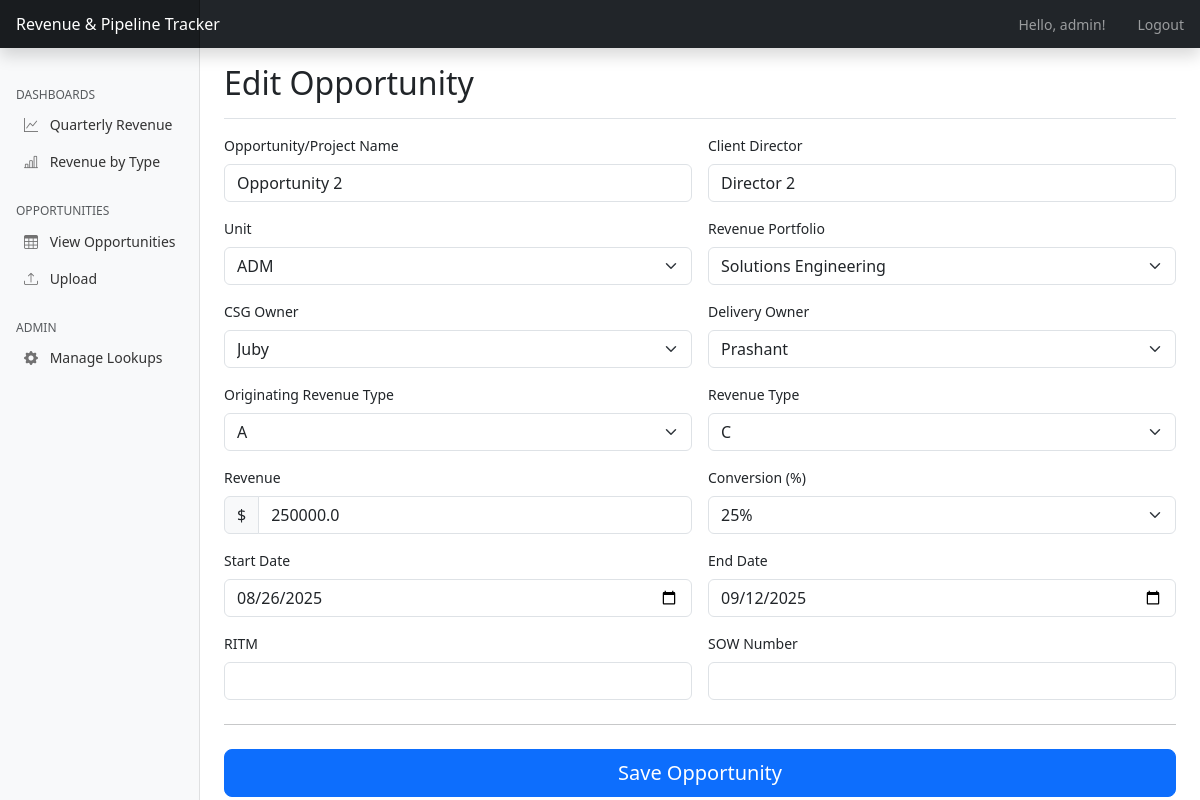
/edit/2 (signed in), run on the app's committed database.
### app.py (models this page shows, shortened)
class User(UserMixin, db.Model):
    id = db.Column(db.Integer, primary_key=True)
    username = db.Column(db.String(80), unique=True, nullable=False)
    password_hash = db.Column(db.String(120), nullable=False)
    can_upload = db.Column(db.Boolean, default=False) # New field for upload permission
    is_admin = db.Column(db.Boolean, default=False) # New field for admin permission

class Opportunity(db.Model):
    id = db.Column(db.Integer, primary_key=True)
    project_name = db.Column(db.String(200), nullable=False)
    revenue_portfolio_id = db.Column(db.Integer, db.ForeignKey('revenue_portfolio.id'), nullable=False)
    unit_id = db.Column(db.Integer, db.ForeignKey('unit.id'), nullable=False)
    csg_owner_id = db.Column(db.Integer, db.ForeignKey('csg_owner.id'), nullable=False)
    delivery_owner_id = db.Column(db.Integer, db.ForeignKey('delivery_owner.id'), nullable=False)
    originating_revenue_type_id = db.Column(db.Integer, db.ForeignKey('originating_revenue_type.id'), nullable=False)
    revenue_type_id = db.Column(db.Integer, db.ForeignKey('revenue_type.id'), nullable=False)
    conversion = db.Column(db.Integer, nullable=False) # Percentage
    ritm = db.Column(db.String(100))
    sow_number = db.Column(db.String(100))
    start_date = db.Column(db.Date)
    end_date = db.Column(db.Date)
    revenue = db.Column(db.Float, nullable=False)
    client_director = db.Column(db.String(100))
    revenue_portfolio = db.relationship('RevenuePortfolio', backref=db.backref('opportunities', lazy=True))
    unit = db.relationship('Unit', backref=db.backref('opportunities', lazy=True))
    csg_owner = db.relationship('CSGOwner', backref=db.backref('opportunities', lazy=True))
    delivery_owner = db.relationship('DeliveryOwner', backref=db.backref('opportunities', lazy=True))
    originating_revenue_type = db.relationship('OriginatingRevenueType', backref=db.backref('opportunities', lazy=True))
    revenue_type = db.relationship('RevenueType', backref=db.backref('opportunities', lazy=True))

class Unit(db.Model):
    id = db.Column(db.Integer, primary_key=True)
    name = db.Column(db.String(100), unique=True, nullable=False)

class RevenuePortfolio(db.Model):
    id = db.Column(db.Integer, primary_key=True)
    name = db.Column(db.String(100), unique=True, nullable=False)

class CSGOwner(db.Model):
    id = db.Column(db.Integer, primary_key=True)
    name = db.Column(db.String(100), unique=True, nullable=False)

class DeliveryOwner(db.Model):
    id = db.Column(db.Integer, primary_key=True)
    name = db.Column(db.String(100), unique=True, nullable=False)

class OriginatingRevenueType(db.Model):
    id = db.Column(db.Integer, primary_key=True)
    name = db.Column(db.String(100), unique=True, nullable=False)

class RevenueType(db.Model):
    id = db.Column(db.Integer, primary_key=True)
    name = db.Column(db.String(100), unique=True, nullable=False)

### app.py (the view)
@app.route('/edit/<int:id>', methods=['GET', 'POST'])
@login_required
def edit_opportunity(id):
    opp_to_edit = db.get_or_404(Opportunity, id)
    if request.method == 'POST':
        _populate_opportunity_from_form(opp_to_edit, request.form)
        db.session.commit()
        return redirect(url_for('opportunities'))
    return render_template('form.html', action="Edit", opportunity=opp_to_edit)

### app.py (called while the page is built)
@login_manager.user_loader
def load_user(user_id):
    return User.query.get(int(user_id))

@app.context_processor
def inject_lookup_data():
    return {
        'all_revenue_portfolios': RevenuePortfolio.query.order_by(RevenuePortfolio.name).all(),
        'all_units': Unit.query.order_by(Unit.name).all(),
        'all_csg_owners': CSGOwner.query.order_by(CSGOwner.name).all(),
        'all_delivery_owners': DeliveryOwner.query.order_by(DeliveryOwner.name).all(),
        'all_originating_revenue_types': OriginatingRevenueType.query.order_by(OriginatingRevenueType.name).all(),
        'all_revenue_types': RevenueType.query.order_by(RevenueType.name).all(),
        'current_user': current_user # Make current_user available in all templates
    }

### templates/form.html (shortened to what this page needs)
{% extends 'base.html' %}
{% block content %}
<div class="pt-3 pb-2 mb-3 border-bottom">
    <h1 class="h2">{{ action }} Opportunity</h1>
</div>
<form method="POST">
    <div class="row g-3">
        <div class="col-md-6">
            <label for="project_name" class="form-label">Opportunity/Project Name</label>
            <input type="text" class="form-control" id="project_name" name="project_name" value="{{ opportunity.project_name if opportunity else '' }}" required>
        </div>
        <div class="col-md-6">
            <label for="client_director" class="form-label">Client Director</label>
            <input type="text" class="form-control" id="client_director" name="client_director" value="{{ opportunity.client_director if opportunity else '' }}">
        </div>
        <div class="col-md-6">
            <label for="unit" class="form-label">Unit</label>
            <select class="form-select" id="unit" name="unit" required>
                {% for item in all_units %}
                <option value="{{ item.id }}" {% if opportunity and opportunity.unit_id == item.id %}selected{% endif %}>{{ item.name }}</option>
                {% endfor %}
            </select>
        </div>
        <div class="col-md-6">
            <label for="revenue_portfolio" class="form-label">Revenue Portfolio</label>
            <select class="form-select" id="revenue_portfolio" name="revenue_portfolio" required>
                {% for item in all_revenue_portfolios %}
                <option value="{{ item.id }}" {% if opportunity and opportunity.revenue_portfolio_id == item.id %}selected{% endif %}>{{ item.name }}</option>
                {% endfor %}
            </select>
        </div>
        <div class="col-md-6">
            <label for="csg_owner" class="form-label">CSG Owner</label>
            <select class="form-select" id="csg_owner" name="csg_owner" required>
                {% for item in all_csg_owners %}
                <option value="{{ item.id }}" {% if opportunity and opportunity.csg_owner_id == item.id %}selected{% endif %}>{{ item.name }}</option>
                {% endfor %}
            </select>
        </div>
        <div class="col-md-6">
            <label for="delivery_owner" class="form-label">Delivery Owner</label>
            <select class="form-select" id="delivery_owner" name="delivery_owner" required>
                {% for item in all_delivery_owners %}
                <option value="{{ item.id }}" {% if opportunity and opportunity.delivery_owner_id == item.id %}selected{% endif %}>{{ item.name }}</option>
                {% endfor %}
            </select>
        </div>
        <div class="col-md-6">
            <label for="originating_revenue_type" class="form-label">Originating Revenue Type</label>
            <select class="form-select" id="originating_revenue_type" name="originating_revenue_type" required>
                {% for item in all_originating_revenue_types %}
                <option value="{{ item.id }}" {% if opportunity and opportunity.originating_revenue_type_id == item.id %}selected{% endif %}>{{ item.name }}</option>
                {% endfor %}
            </select>
        </div>
        <div class="col-md-6">
            <label for="revenue_type" class="form-label">Revenue Type</label>
            <select class="form-select" id="revenue_type" name="revenue_type" required>
                {% for item in all_revenue_types %}
                <option value="{{ item.id }}" {% if opportunity and opportunity.revenue_type_id == item.id %}selected{% endif %}>{{ item.name }}</option>
                {% endfor %}
            </select>
        </div>
        <div class="col-md-6">
            <label for="revenue" class="form-label">Revenue</label>
            <div class="input-group">
                <span class="input-group-text">$</span>
                <input type="number" step="0.01" class="form-control" id="revenue" name="revenue" value="{{ opportunity.revenue if opportunity else '' }}" required>
            </div>
        </div>
        <div class="col-md-6">
            <label for="conversion" class="form-label">Conversion (%)</label>
            <select class="form-select" id="conversion" name="conversion" required>
                {% for val in [25, 50, 75, 90, 100] %}
                <option value="{{ val }}" {% if opportunity and opportunity.conversion == val %}selected{% endif %}>{{ val }}%</option>
                {% endfor %}
            </select>
        </div>
        <div class="col-md-6">
            <label for="start_date" class="form-label">Start Date</label>
            <input type="date" class="form-control" id="start_date" name="start_date" value="{{ opportunity.start_date.strftime('%Y-%m-%d') if opportunity and opportunity.start_date else '' }}">
        </div>
        <div class="col-md-6">
            <label for="end_date" class="form-label">End Date</label>
            <input type="date" class="form-control" id="end_date" name="end_date" value="{{ opportunity.end_date.strftime('%Y-%m-%d') if opportunity and opportunity.end_date else '' }}">
        </div>
        <div class="col-md-6">
            <label for="ritm" class="form-label">RITM</label>
            <input type="text" class="form-control" id="ritm" name="ritm" value="{{ opportunity.ritm if opportunity else '' }}">
        </div>
        <div class="col-md-6">
            <label for="sow_number" class="form-label">SOW Number</label>
            <input type="text" class="form-control" id="sow_number" name="sow_number" value="{{ opportunity.sow_number if opportunity else '' }}">
        </div>
    </div>
    <hr class="my-4">
    <button class="w-100 btn btn-primary btn-lg" type="submit">Save Opportunity</button>
</form>
{% endblock %}

### templates/base.html (shortened to what this page needs)
<!doctype html>
<html lang="en">
  <head>
    <link href="https://cdn.jsdelivr.net/npm/bootstrap@5.3.3/dist/css/bootstrap.min.css" rel="stylesheet">
    <link rel="stylesheet" href="https://cdn.jsdelivr.net/npm/bootstrap-icons@1.10.3/font/bootstrap-icons.css">
  </head>
  <body>
    <header class="navbar navbar-dark sticky-top bg-dark flex-md-nowrap p-0 shadow">
      <a class="navbar-brand col-md-3 col-lg-2 me-0 px-3 fs-6" href="{{ url_for('dashboard') }}">Revenue & Pipeline Tracker</a>
      <ul class="navbar-nav flex-row ms-auto">
        {% if current_user.is_authenticated %}
            <li class="nav-item text-nowrap">
                <span class="nav-link px-3">Hello, {{ current_user.username }}!</span>
            </li>
            <li class="nav-item text-nowrap">
                <a class="nav-link px-3" href="{{ url_for('logout') }}">Logout</a>
            </li>
        {% endif %}
      </ul>
    </header>
    <div class="container-fluid">
      <div class="row">
        {% if current_user.is_authenticated %}
        <nav id="sidebarMenu" class="col-md-3 col-lg-2 d-md-block bg-light sidebar collapse">
          <div class="position-sticky pt-3 sidebar-sticky">
            <h6 class="sidebar-heading d-flex justify-content-between align-items-center px-3 mt-4 mb-1 text-muted text-uppercase">
              <span>Dashboards</span>
            </h6>
            <ul class="nav flex-column ms-2">
                <li class="nav-item">
                    <a class="nav-link" href="{{ url_for('dashboard') }}#revenueByUnitChartCard">
                        <i class="bi bi-graph-up"></i>
                        Quarterly Revenue
                    </a>
                </li>
                <li class="nav-item">
                    <a class="nav-link" href="{{ url_for('dashboard') }}#revenueByOriginatingTypeChartCard">
                        <i class="bi bi-bar-chart-line"></i>
                        Revenue by Type
                    </a>
                </li>
            </ul>
            <h6 class="sidebar-heading d-flex justify-content-between align-items-center px-3 mt-4 mb-1 text-muted text-uppercase">
              <span>Opportunities</span>
            </h6>
            <ul class="nav flex-column ms-2">
                <li class="nav-item">
                    <a class="nav-link" href="{{ url_for('opportunities') }}">
                        <i class="bi bi-table"></i>
                        View Opportunities
                    </a>
                </li>
                <li class="nav-item">
                    <a class="nav-link" href="{{ url_for('upload_spreadsheet') }}">
                        <i class="bi bi-upload"></i>
                        Upload
                    </a>
                </li>
            </ul>
            {% if current_user.is_admin %}
            <h6 class="sidebar-heading d-flex justify-content-between align-items-center px-3 mt-4 mb-1 text-muted text-uppercase">
              <span>Admin</span>
            </h6>
            <ul class="nav flex-column ms-2">
                <li class="nav-item">
                    <a class="nav-link" href="{{ url_for('admin_index') }}">
                        <i class="bi bi-gear-fill"></i> Manage Lookups
                    </a>
                </li>
            </ul>
            {% endif %}
          </div>
        </nav>
        {% endif %}
        <main class="{% if current_user.is_authenticated %}col-md-9 ms-sm-auto col-lg-10 px-md-4{% else %}col-12{% endif %}">
            {% block content %}{% endblock %}
        </main>
      </div>
    </div>
  </body>
</html>

### templates/base.html (style rules this page uses)
body { font-size: .875rem; }
.sidebar { position: fixed; top: 0; bottom: 0; left: 0; z-index: 100; padding: 48px 0 0; box-shadow: inset -1px 0 0 rgba(0, 0, 0, .1); }
.sidebar-sticky { position: relative; top: 0; height: calc(100vh - 48px); padding-top: .5rem; overflow-x: hidden; overflow-y: auto; }
.sidebar .nav-link { font-weight: 500; color: #333; }
.sidebar .nav-link .bi { margin-right: 8px; color: #727272; }
.sidebar-heading { font-size: .75rem; }
.navbar-brand { padding-top: .75rem; padding-bottom: .75rem; background-color: rgba(0, 0, 0, .25); box-shadow: inset -1px 0 0 rgba(0, 0, 0, .25); }

### data on the page
User: username "admin"
Opportunity: project_name "Opportunity 2", client_director "Director 2", unit "ADM", revenue_portfolio "Solutions Engineering", csg_owner "Juby", delivery_owner "Prashant", originating_revenue_type "A", revenue_type "C", revenue "250000.0", conversion "25%", start_date "08/26/2025", end_date "09/12/2025"

### other printed values
{{ action }} "Edit"
